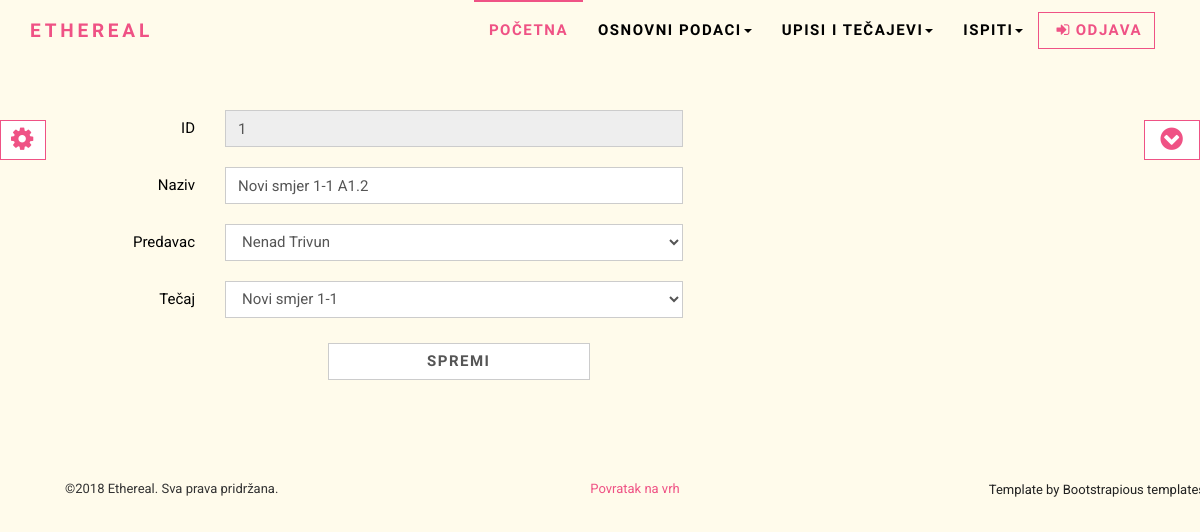
Before: /php/group.php?id=1 (signed in) with the older database file.
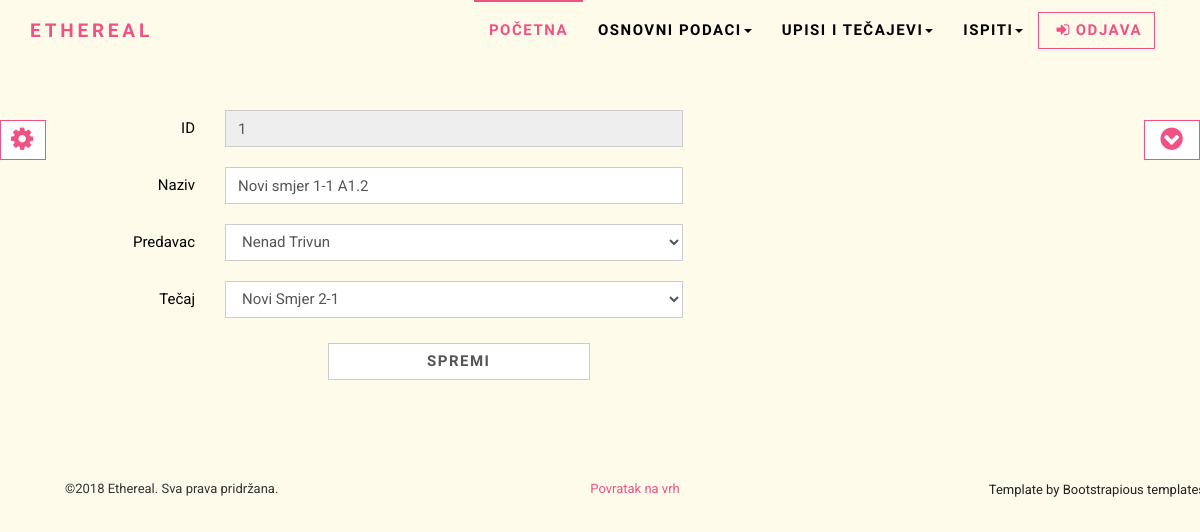
After: the same page with the newer database file.
### tables this page shows
CREATE TABLE `grupa` (
  `id` int(11) NOT NULL,
  `naziv` varchar(100) NOT NULL,
  `id_predavac_fk` int(11) NOT NULL,
  `id_tecaj_fk` int(11) NOT NULL
);

CREATE TABLE `tecaj` (
  `id` int(11) NOT NULL,
  `smjer` varchar(100) NOT NULL
);

CREATE TABLE `users` (
  `id` int(11) NOT NULL,
  `ime` varchar(30) NOT NULL,
  `prezime` varchar(30) NOT NULL,
  `username` varchar(255) NOT NULL,
  `password` varchar(255) NOT NULL,
  `oib` varchar(11) NOT NULL,
  `email` varchar(255) NOT NULL,
  `telefon` varchar(50) NOT NULL,
  `adresa` varchar(50) NOT NULL,
  `datum_rodjenja` date NOT NULL,
  `id_status_fk` int(11) NOT NULL
);

### php/group.php (the view, shortened to what this page needs)
<?php
$con = spajanje();
$status = checkStatus();
if($status !== 2 && $status !== 1){
	header("refresh:2;url=index.php");
	die("Nemate ovlasti za pristup ovoj stranici! Prebacujem na index.php...");
}
else{
$id=$_GET['id'];
$sql = "SELECT *
		FROM grupa
		WHERE id = $id;";
$result = mysqli_query($con, $sql);
if (mysqli_num_rows($result)==1){
	$group = mysqli_fetch_assoc($result);
}
}
require_once "includes/header.php";
?>
<form class="form-horizontal" action ="" method = "post">
	<div class="form-group">
		<label for="id_group" class="col-sm-2 control-label">ID</label>
		<div class="col-sm-5">
		  <input type="text" class="form-control" placeholder="id_group" value="<?php if(isset($group['id'])) echo  $group['id'];?>" disabled="disabled">
		</div>
	</div>
	<div class="form-group">
		<label for ="naziv" class="col-sm-2 control-label">Naziv</label>
		<div class="col-sm-5">
			<input type="text" id="naziv" name="naziv" class ="form-control" value="<?=$group['naziv'];?>"/>
		</div>
	</div>
    <div class="form-group">
		<label for ="id_predavac_fk" class="col-sm-2 control-label">Predavac</label>
		<div class="col-sm-5">
			<select id="id_predavac_fk" name="id_predavac_fk" class ="form-control" required>
			<?php
				$sql = "SELECT * FROM users WHERE id_status_fk = '2';";
				$res_tutor = mysqli_query($con, $sql);
				if(mysqli_num_rows($res_tutor)>0){
					while($tutor = mysqli_fetch_assoc($res_tutor)){
						echo '<option value="'.$tutor['id'].'"';
						if($tutor['id'] == $group['id_predavac_fk'])
							echo " selected";
						echo '>';
						echo $tutor['ime']." ".$tutor['prezime'];
						echo '</option>';
					}
				}
			?>
			</select>
		</div>
	</div>
    <div class="form-group">
		<label for ="id_tecaj_fk" class="col-sm-2 control-label">Tečaj</label>
		<div class="col-sm-5">
			<select id="id_tecaj_fk" name="id_tecaj_fk" class ="form-control" required>
			<?php
				$sql = "SELECT * FROM tecaj;";
				$res_tecaj = mysqli_query($con, $sql);
				if(mysqli_num_rows($res_tecaj)>0){
					while($tecaj = mysqli_fetch_assoc($res_tecaj)){
						echo '<option value="'.$tecaj['id'].'"';
						if($tecaj['id'] == $group['id_tecaj_fk'])
							echo "selected";
						echo '>';
						echo $tecaj['smjer'];
						echo '</option>';
					}
				}
			?>
			</select>
		</div>
	</div>
	<div class="form-group">
		<div class="col-sm-offset-3 col-sm-3">
			<input type ="submit" id="spremi" name = "spremi" class ="submit form-control btn btn-primary" value="Spremi" />
		</div>
	</div>
</form>
<?php
require_once "includes/footer.php";
?>

Changed rows visible on the page:
changed through a linked row, grupa "Novi smjer 1-1 A1.2": id_tecaj_fk "Novi smjer 1-1" → "Novi Smjer 2-1"
